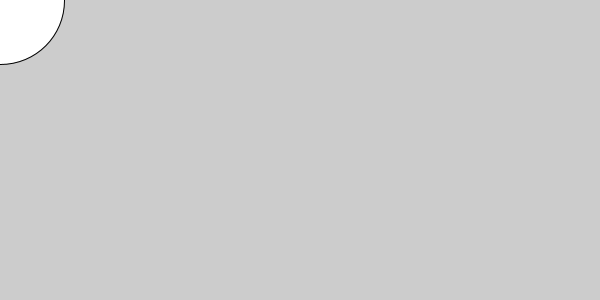
Frame 1 (no input)
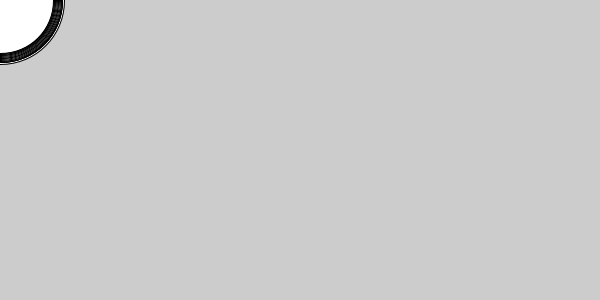
Frame 60 (the mouse pressed at the canvas centre just before this capture)
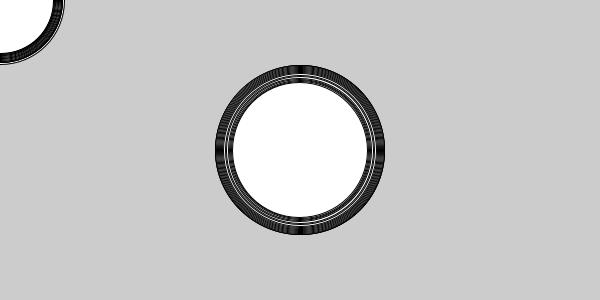
Frame 120 (the mouse held since frame 60 and released just before this capture)

The Processing sketch that drew these frames (run headless with seeded random() and noise(); from frame 60 on, the mouse is pressed at the canvas centre):

// Processing sketch: NoiseBrush
// ── NoiseBrush.pde
void setup(){
  size(600, 300);
}

void draw(){
  //background(0);
  
  float time = millis() / 1000.0;
  
  float d3 = map(noise(time), 0, 1, 50, 200);
  
  ellipse(mouseX, mouseY, d3, d3);
}
